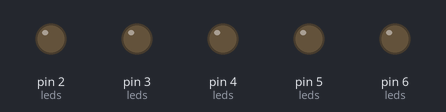
Bench run of a sketch on a simulated Arduino Uno, built with avr-gcc and run on an emulated ATmega328P. Parts: output pins drawn as LEDs (lit = HIGH).

Above: at 0.13 s.
At 2.01 s:
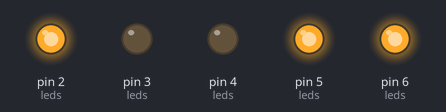
At 3.37 s:
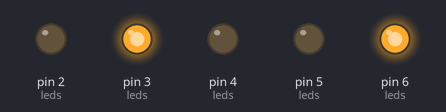
At 4.71 s:
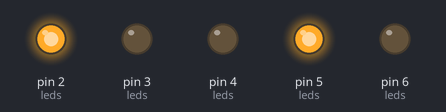
At 6.89 s:
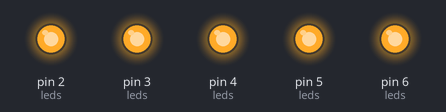
At 8.23 s:
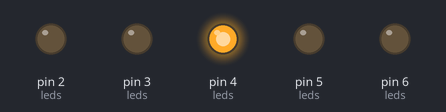
Timing chart, 0 to 8.5 s (numbered marks = the images above):
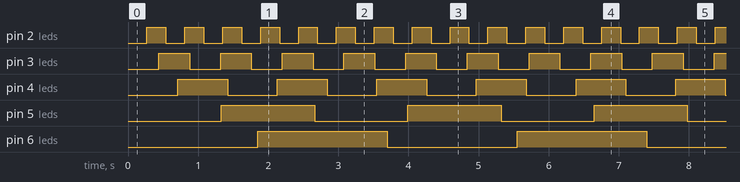

The sketch:

Soal1_MuhHisbiMaulana_Test.ino
```cpp
// soal1_led_nonblocking.ino
// 5 LED dengan interval berbeda (non-blocking, millis)
// Pin bisa diubah sesuai kebutuhan board

struct LedTask {
  uint8_t pin;
  uint32_t intervalMs;
  uint32_t lastToggle;
  bool state;
};

LedTask leds[] = {
  {2,  270,  0, false},   // Merah
  {3,  440,  0, false},   // Kuning
  {4,  710,  0, false},   // Hijau
  {5,  1330, 0, false},   // Biru
  {6,  1850, 0, false}    // Putih
};

const size_t LED_COUNT = sizeof(leds) / sizeof(leds[0]);

void setup() {
  for (size_t i = 0; i < LED_COUNT; ++i) {
    pinMode(leds[i].pin, OUTPUT);
    digitalWrite(leds[i].pin, LOW);
    leds[i].lastToggle = millis();
    leds[i].state = false;
  }
}

void loop() {
  uint32_t now = millis();
  for (size_t i = 0; i < LED_COUNT; ++i) {
    LedTask &lt = leds[i];
    if (now - lt.lastToggle >= lt.intervalMs) {
      lt.state = !lt.state;
      digitalWrite(lt.pin, lt.state ? HIGH : LOW);
      lt.lastToggle = now;
    }
  }
}
```

Measured:
- by itself, pin 2 (leds): alternates HIGH for 0.27 s and LOW for 0.27 s
- by itself, pin 3 (leds): alternates HIGH for 0.44 s and LOW for 0.44 s
- by itself, pin 4 (leds): alternates HIGH for 0.71 s and LOW for 0.71 s
- by itself, pin 5 (leds): alternates HIGH for 1.3 s and LOW for 1.3 s
- by itself, pin 6 (leds): alternates HIGH for 1.9 s and LOW for 1.9 s
